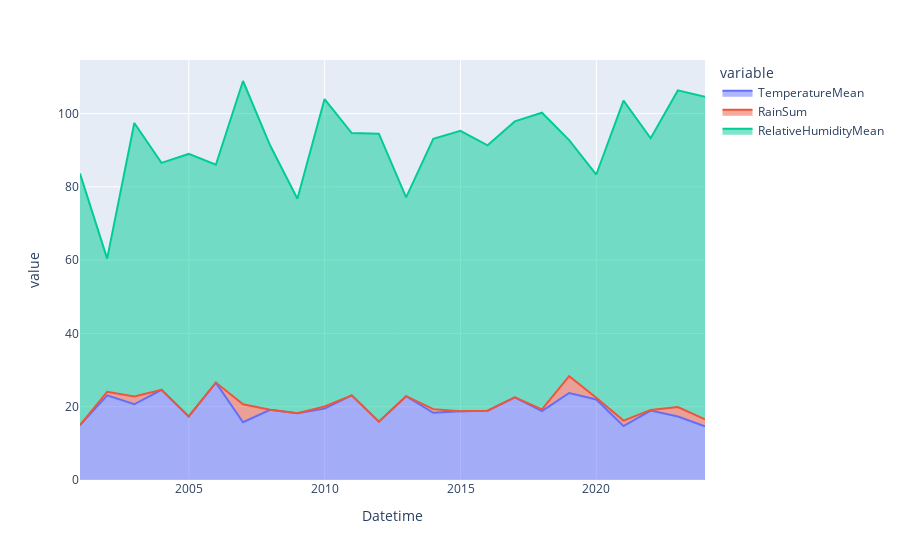

Notebook source saved alongside this figure:
### Code cell
def areachart(dataset,variable,startDate,endDate,period):


    dataset["Datetime"] = pd.to_datetime(dataset["Datetime"])
    daterange = pd.date_range(startDate, endDate, freq=period)

    filtered_dataset = dataset[dataset["Datetime"].isin(daterange)]

    fig = px.area(filtered_dataset,x = "Datetime",y = variable)
    fig.show()
    # fig = px.area(df, x="year", y="pop", color="continent", line_group="country")


startDate = pd.Timestamp("2000-01-01", tz='UTC')
endDate = pd.Timestamp("2024-07-31", tz='UTC')
variable = ["TemperatureMean","RainSum","RelativeHumidityMean"]
period = "Y"
print(areachart(dataset,variable,startDate,endDate,period))

### Figure 1 — Plotly figure (JSON) as saved in the notebook; plotly's stock layout.template omitted (floating-point values rounded to 4 significant figures)
{"data": [{"fillpattern": {"shape": ""}, "hovertemplate": "variable=TemperatureMean<br>Datetime=%{x}<br>value=%{y}<extra></extra>", "legendgroup": "TemperatureMean", "line": {"color": "#636efa"}, "marker": {"symbol": "circle"}, "mode": "lines", "name": "TemperatureMean", "orientation": "v", "showlegend": true, "stackgroup": "1", "type": "scatter", "x": ["2000-12-31T00:00:00+00:00", "2001-12-31T00:00:00+00:00", "2002-12-31T00:00:00+00:00", "2003-12-31T00:00:00+00:00", "2004-12-31T00:00:00+00:00", "2005-12-31T00:00:00+00:00", "2006-12-31T00:00:00+00:00", "2007-12-31T00:00:00+00:00", "2008-12-31T00:00:00+00:00", "2009-12-31T00:00:00+00:00", "2010-12-31T00:00:00+00:00", "2011-12-31T00:00:00+00:00", "2012-12-31T00:00:00+00:00", "2013-12-31T00:00:00+00:00", "2014-12-31T00:00:00+00:00", "2015-12-31T00:00:00+00:00", "2016-12-31T00:00:00+00:00", "2017-12-31T00:00:00+00:00", "2018-12-31T00:00:00+00:00", "2019-12-31T00:00:00+00:00", "2020-12-31T00:00:00+00:00", "2021-12-31T00:00:00+00:00", "2022-12-31T00:00:00+00:00", "2023-12-31T00:00:00+00:00"], "xaxis": "x", "y": [14.96, 23.08, 20.66, 24.62, 17.33, 26.59, 15.75, 19.15, 18.24, 19.47, 23.1, 15.93, 22.86, 18.34, 18.75, 18.92, 22.55, 18.77, 23.75, 21.96, 14.7, 18.93, 17.32, 14.65], "yaxis": "y"}, {"fillpattern": {"shape": ""}, "hovertemplate": "variable=RainSum<br>Datetime=%{x}<br>value=%{y}<extra></extra>", "legendgroup": "RainSum", "line": {"color": "#EF553B"}, "marker": {"symbol": "circle"}, "mode": "lines", "name": "RainSum", "orientation": "v", "showlegend": true, "stackgroup": "1", "type": "scatter", "x": ["2000-12-31T00:00:00+00:00", "2001-12-31T00:00:00+00:00", "2002-12-31T00:00:00+00:00", "2003-12-31T00:00:00+00:00", "2004-12-31T00:00:00+00:00", "2005-12-31T00:00:00+00:00", "2006-12-31T00:00:00+00:00", "2007-12-31T00:00:00+00:00", "2008-12-31T00:00:00+00:00", "2009-12-31T00:00:00+00:00", "2010-12-31T00:00:00+00:00", "2011-12-31T00:00:00+00:00", "2012-12-31T00:00:00+00:00", "2013-12-31T00:00:00+00:00", "2014-12-31T00:00:00+00:00", "2015-12-31T00:00:00+00:00", "2016-12-31T00:00:00+00:00", "2017-12-31T00:00:00+00:00", "2018-12-31T00:00:00+00:00", "2019-12-31T00:00:00+00:00", "2020-12-31T00:00:00+00:00", "2021-12-31T00:00:00+00:00", "2022-12-31T00:00:00+00:00", "2023-12-31T00:00:00+00:00"], "xaxis": "x", "y": [0, 1, 2.1, 0, 0, 0, 4.9, 0, 0, 0.6, 0, 0, 0, 1, 0, 0, 0, 0.5, 4.6, 0.5, 1.5, 0.2, 2.6, 1.9], "yaxis": "y"}, {"fillpattern": {"shape": ""}, "hovertemplate": "variable=RelativeHumidityMean<br>Datetime=%{x}<br>value=%{y}<extra></extra>", "legendgroup": "RelativeHumidityMean", "line": {"color": "#00cc96"}, "marker": {"symbol": "circle"}, "mode": "lines", "name": "RelativeHumidityMean", "orientation": "v", "showlegend": true, "stackgroup": "1", "type": "scatter", "x": ["2000-12-31T00:00:00+00:00", "2001-12-31T00:00:00+00:00", "2002-12-31T00:00:00+00:00", "2003-12-31T00:00:00+00:00", "2004-12-31T00:00:00+00:00", "2005-12-31T00:00:00+00:00", "2006-12-31T00:00:00+00:00", "2007-12-31T00:00:00+00:00", "2008-12-31T00:00:00+00:00", "2009-12-31T00:00:00+00:00", "2010-12-31T00:00:00+00:00", "2011-12-31T00:00:00+00:00", "2012-12-31T00:00:00+00:00", "2013-12-31T00:00:00+00:00", "2014-12-31T00:00:00+00:00", "2015-12-31T00:00:00+00:00", "2016-12-31T00:00:00+00:00", "2017-12-31T00:00:00+00:00", "2018-12-31T00:00:00+00:00", "2019-12-31T00:00:00+00:00", "2020-12-31T00:00:00+00:00", "2021-12-31T00:00:00+00:00", "2022-12-31T00:00:00+00:00", "2023-12-31T00:00:00+00:00"], "xaxis": "x", "y": [68.65, 36.33, 74.66, 61.91, 71.65, 59.43, 88.23, 72.11, 58.53, 83.9, 71.58, 78.56, 54.28, 73.75, 76.52, 72.43, 75.3, 80.95, 64.39, 60.9, 87.33, 74.14, 86.4, 88.0], "yaxis": "y"}], "layout": {"legend": {"title": {"text": "variable"}, "tracegroupgap": 0}, "margin": {"t": 60}, "xaxis": {"anchor": "y", "domain": [0, 1], "title": {"text": "Datetime"}}, "yaxis": {"anchor": "x", "domain": [0, 1], "title": {"text": "value"}}}}
